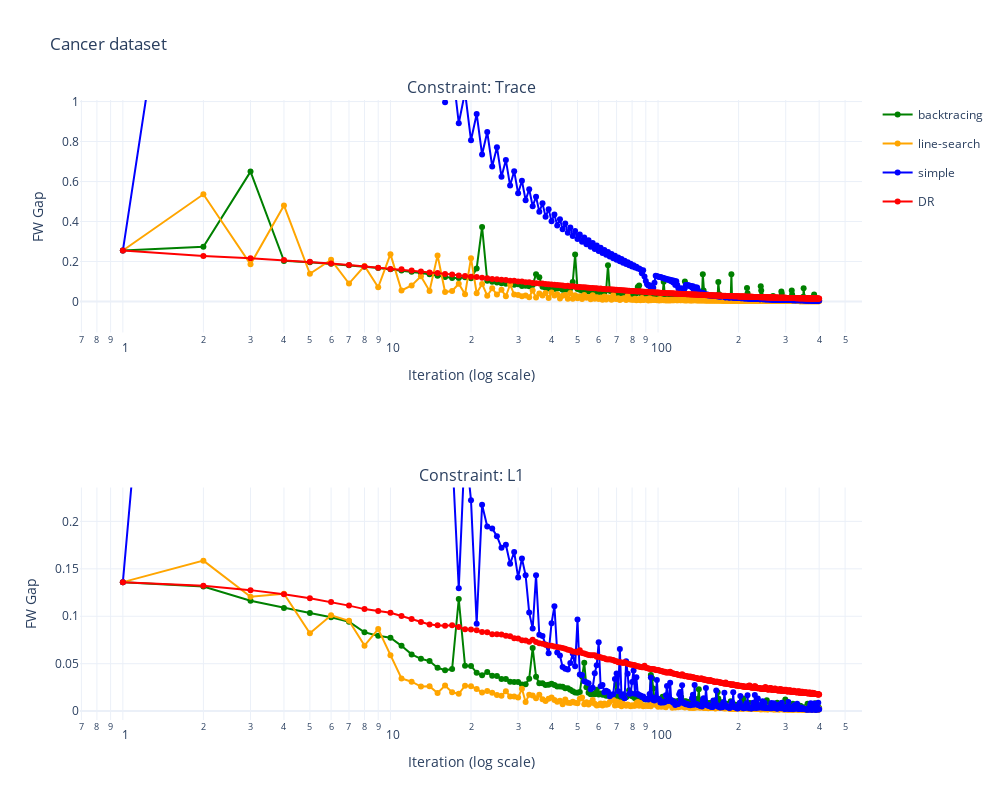

Source (notebook cell):
### Code cell
plot_nested_dict_plotly_grouped(cancer_results, metric="fw")

### Figure 1 — Plotly figure (JSON) as saved in the notebook; plotly's stock layout.template omitted (floating-point values rounded to 4 significant figures; data arrays with more than 128 entries replaced by an {"elided": "..."} marker saying what was removed)
{"data": [{"legendgroup": "backtracing", "line": {"color": "green"}, "marker": {"size": 6}, "mode": "lines+markers", "name": "backtracing", "showlegend": true, "type": "scatter", "x": {"elided": "400 int values"}, "xaxis": "x", "y": {"elided": "400 float values"}, "yaxis": "y"}, {"legendgroup": "line-search", "line": {"color": "orange"}, "marker": {"size": 6}, "mode": "lines+markers", "name": "line-search", "showlegend": true, "type": "scatter", "x": {"elided": "400 int values"}, "xaxis": "x", "y": {"elided": "400 float values"}, "yaxis": "y"}, {"legendgroup": "simple", "line": {"color": "blue"}, "marker": {"size": 6}, "mode": "lines+markers", "name": "simple", "showlegend": true, "type": "scatter", "x": {"elided": "400 int values"}, "xaxis": "x", "y": {"elided": "400 float values"}, "yaxis": "y"}, {"legendgroup": "DR", "line": {"color": "red"}, "marker": {"size": 6}, "mode": "lines+markers", "name": "DR", "showlegend": true, "type": "scatter", "x": {"elided": "400 int values"}, "xaxis": "x", "y": {"elided": "400 float values"}, "yaxis": "y"}, {"legendgroup": "backtracing", "line": {"color": "green"}, "marker": {"size": 6}, "mode": "lines+markers", "showlegend": false, "type": "scatter", "x": {"elided": "400 int values"}, "xaxis": "x2", "y": {"elided": "400 float values"}, "yaxis": "y2"}, {"legendgroup": "line-search", "line": {"color": "orange"}, "marker": {"size": 6}, "mode": "lines+markers", "showlegend": false, "type": "scatter", "x": {"elided": "400 int values"}, "xaxis": "x2", "y": {"elided": "400 float values"}, "yaxis": "y2"}, {"legendgroup": "simple", "line": {"color": "blue"}, "marker": {"size": 6}, "mode": "lines+markers", "showlegend": false, "type": "scatter", "x": {"elided": "400 int values"}, "xaxis": "x2", "y": {"elided": "400 float values"}, "yaxis": "y2"}, {"legendgroup": "DR", "line": {"color": "red"}, "marker": {"size": 6}, "mode": "lines+markers", "showlegend": false, "type": "scatter", "x": {"elided": "400 int values"}, "xaxis": "x2", "y": {"elided": "400 float values"}, "yaxis": "y2"}], "layout": {"annotations": [{"font": {"size": 16}, "showarrow": false, "text": "Constraint: Trace", "x": 0.5, "xanchor": "center", "xref": "paper", "y": 1, "yanchor": "bottom", "yref": "paper"}, {"font": {"size": 16}, "showarrow": false, "text": "Constraint: L1", "x": 0.5, "xanchor": "center", "xref": "paper", "y": 0.375, "yanchor": "bottom", "yref": "paper"}], "height": 800, "showlegend": true, "title": {"text": "Cancer dataset"}, "width": 1000, "xaxis": {"anchor": "y", "autorange": true, "domain": [0, 1], "range": [-0.1602, 2.762], "title": {"text": "Iteration (log scale)"}, "type": "log"}, "xaxis2": {"anchor": "y2", "autorange": true, "domain": [0, 1], "range": [-0.1602, 2.762], "title": {"text": "Iteration (log scale)"}, "type": "log"}, "yaxis": {"anchor": "x", "autorange": false, "domain": [0.625, 1], "range": [-0.1553, 1.008], "title": {"text": "FW Gap"}, "type": "linear"}, "yaxis2": {"anchor": "x2", "autorange": false, "domain": [0, 0.375], "range": [-0.009375, 0.2357], "title": {"text": "FW Gap"}, "type": "linear"}}}
